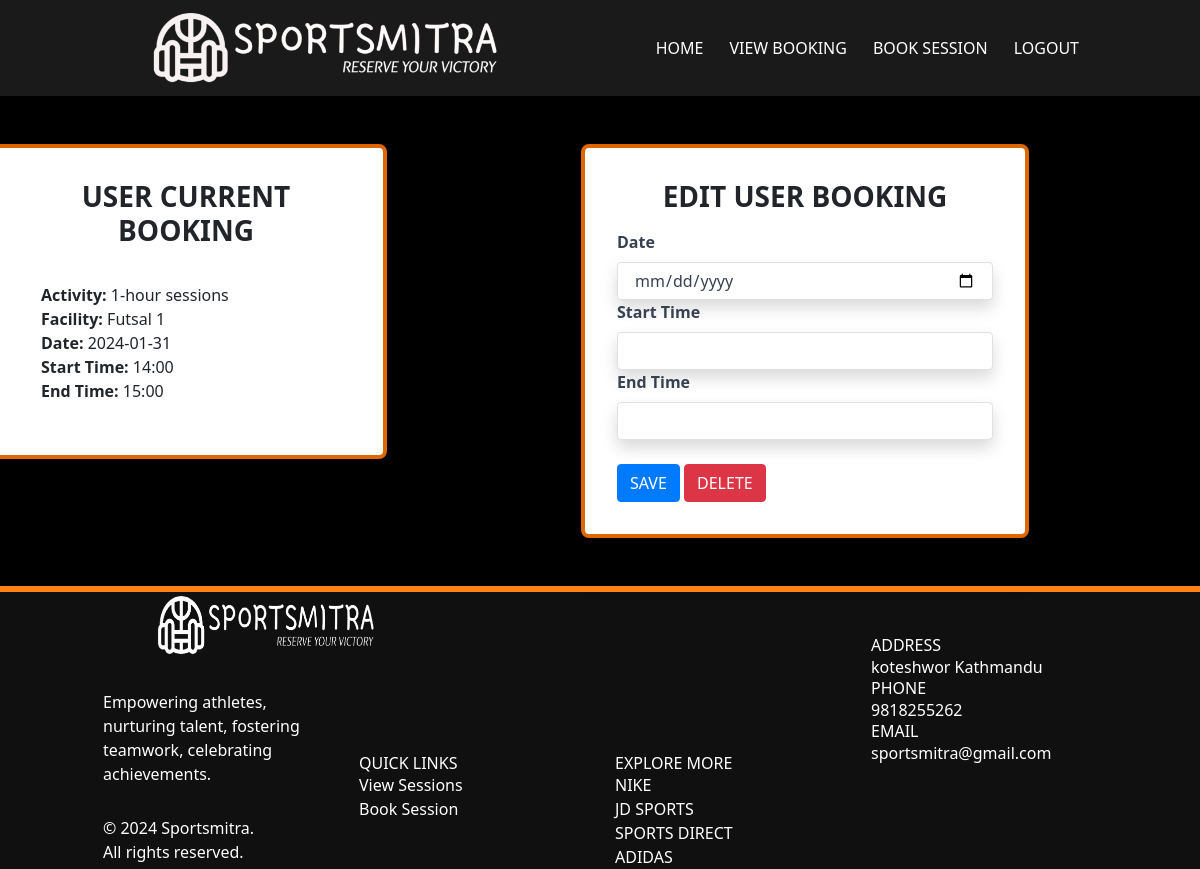
The page /edit_booking/1 (signed in) on the database its author committed.
### app/models.py (models this page shows, shortened)
class Activity(db.Model):
    id = db.Column(db.Integer, primary_key=True)
    facility_id = db.Column(db.Integer, db.ForeignKey('facility.id'))
    Activity_Name = db.Column(db.String(500), index=True)
    Amount = db.Column(db.Integer, index=True)
    facility = db.relationship(
        "Facility", backref=db.backref("activities", lazy="dynamic"))

class Facility(db.Model):
    id = db.Column(db.Integer, primary_key=True)
    Name = db.Column(db.String(500), index=True)
    Capacity = db.Column(db.Integer, index=True)
    Start_Facility = db.Column(db.String(500), index=True)
    End_Facility = db.Column(db.String(500), index=True)

class Sessions(db.Model):
    __tablename__ = "Sessions"
    id = db.Column(db.Integer, primary_key=True)
    Date = db.Column(db.Date, index=True)
    Start_time = db.Column(db.Time, index=True)
    End_time = db.Column(db.Time, index=True)
    Remaining_Cap = db.Column(db.Integer, index=True)
    facility_id = db.Column(db.Integer, db.ForeignKey("facility.id"))
    facility = db.relationship(
        "Facility", backref=db.backref("sessions", lazy="dynamic"))
    activities = db.relationship(
        "Activity", secondary=session_activity_association, backref=db.backref("sessions", lazy="dynamic"))

### app/views.py (the view, shortened to what this page needs)
@app.route('/edit_booking/<int:booking_id>', methods=['GET', 'POST'])
@require_role(role="Employee")
@login_required
def edit_booking(booking_id):
    booking = Booking.query.get(booking_id)
    print(booking)  # Get the booking by its ID
    if not booking:
        flash('Booking not found', 'danger')
        return redirect(url_for('look_bookings'))
    if booking.Status != "Booked":
        flash('Booking cannot be edited because it has already occurred', 'danger')
        return redirect(url_for('look_bookings'))
    form = EditBookingForm(obj=booking)
    return render_template('edit_booking.html', form=form, booking_id=booking_id, booking=booking)

### app/forms.py
class EditBookingForm(FlaskForm):
    date = DateField('Date', validators=[DataRequired(
    )], format='%Y-%m-%d', render_kw={"min": date.today().isoformat(), "id": "date"})
    start_time = TimeField('Start Time', validators=[DataRequired()])
    end_time = TimeField('End Time', validators=[DataRequired()])
    save = SubmitField('Save')
    cancel = SubmitField('Cancel')

### app/models.py (called while the page is built)
    def has_role(self, role_name):
        my_role = Role.query.filter_by(name=role_name).first()
        if my_role in self.roles:
            return True
        else:
            return False

### app/views.py (called while the page is built)
def require_role(role):
    def decorator(func):
        @wraps(func)
        def wrapped_function(*args, **kwargs):
            if not current_user.has_role(role):
                return redirect("/")
            else:
                return func(*args, **kwargs)
        return wrapped_function
    return decorator

@login_manager.user_loader
def load_user(id):
    return UserAccount.query.get(int(id))

### app/templates/edit_booking.html (shortened to what this page needs)
<!doctype html>
<html lang="en">
<head>
  <link href="../static/css/animate.css" rel="stylesheet">
  <link rel="stylesheet" href="../static/css/bootstrap.min.css" type="text/css">
  <link rel="stylesheet" type="text/css" href="../static/css/style.css">
  <link rel="stylesheet" href="https://cdn.jsdelivr.net/npm/tailwindcss@latest/dist/tailwind.min.css">
</head>
<body>
<nav class="navbar navbar-expand-md navbar-dark">
    <div class="container">
        <a class="navbar-brand mr-auto" href="/"><img src="../static/images/nb.png" alt="Sportsmitra" class = "logo"/></a>
        <div class="collapse navbar-collapse" id="collapsibleNavbar">
        <ul class="navbar-nav ml-auto">
            <li class="nav-item"> <a class="nav-link" href="/emp_homepage">Home</a> </li>
            <li class="nav-item"> <a class="nav-link" href="/lookup_bookings">View Booking</a> </li>
            <li class="nav-item"> <a class="nav-link" href="/create_bookings">Book Session</a> </li>
            <li class="nav-item">
              <a class="nav-link" href="#" id="logout">Logout</a>
            </li>
        </ul>
        </div>
    </div>
</nav>
<body>
    <br>
    <br>
    <div class="row">
        <div class="col-md-4 my-col">
            <div class="bg-white p-8 rounded-lg shadow-lg" style="border: 4px solid #df6700;">
              <h1 class="h3 mb-3" style="text-align: center; font-weight: bold;">USER CURRENT BOOKING</h1>
                    <div class="card-body">
                      {% if booking %}
                <p><strong>Activity:</strong> {{ booking.activity.Activity_Name }}</p>
                <p><strong>Facility:</strong> {{ booking.session.facility.Name }}</p>
                <p><strong>Date:</strong> {{ booking.session.Date.strftime('%Y-%m-%d') }}</p>
                <p><strong>Start Time:</strong> {{ booking.session.Start_time.strftime('%H:%M') }}
                <p><strong>End Time:</strong> {{ booking.session.End_time.strftime('%H:%M') }}</p>
                      {% endif %}
                </div>
            </div>
        </div>
        <div class="col-md-8">
            <div class="w-full flex items-center justify-center px-4">
                <div class="max-w-md w-full">
                  <div class="bg-white p-8 rounded-lg shadow-lg" style="border: 4px solid #df6700;">
                    <form class="venue" method="POST" name="signin">
                      <h1 class="h3 mb-3" style="text-align: center; font-weight: bold;">EDIT USER BOOKING</h1>
                        <label class="block text-gray-700 font-bold mb-2">Date</label>
                        {{ form.date(class_="form-control shadow appearance-none border rounded w-full py-2 px-3 text-gray-700 leading-tight focus:outline-none focus:shadow-outline", placeholder="YYYY-MM-DD") }}
                        <label class="block text-gray-700 font-bold mb-2" >Start Time</label>
                        {{ form.start_time(class_="form-control shadow appearance-none border rounded w-full py-2 px-3 text-gray-700 leading-tight focus:outline-none focus:shadow-outline") }}
                        <label class="block text-gray-700 font-bold mb-2">End Time</label>
                        {{ form.end_time(class_="form-control shadow appearance-none border rounded w-full py-2 px-3 text-gray-700 leading-tight focus:outline-none focus:shadow-outline") }}
                        <br>
                        <button type="submit" name="save" value="save" class="btn btn-primary">SAVE</button>
                        <button type="submit" name="cancel" value="cancel" class="btn btn-danger">DELETE</button>
                    </form>
                </div>
            </div>
        </div>
        </div>
    </div>
    <br>
  <br>
  <footer class="container-fluid">
    <div class="container">
      <div class="row">
        <div class="col-md-3 footer1 d-flex wow bounceInLeft" data-wow-delay=".25s">
          <div class="d-flex flex-wrap align-content-center"> <a href="#"><img src="../static/images/fnb.png" alt="logo" class = "logo"></a>
            <p>Empowering athletes, nurturing talent, fostering
              teamwork, celebrating <br>
              achievements.</p>
              <p>&copy; 2024 Sportsmitra. <br>All rights reserved.<br> </p>
          </div>
        </div>
        <div class="col-md-3 footer2 wow bounceInUp" data-wow-delay=".25s" id="contact">
          <br>
          <br>
          <br>
          <br>
          <br>
          <br>
          <br>
          <h5>QUICK LINKS</h5>
          <a href = "/lookup_bookings"> View Sessions</a><br>
          <a href = "/create_bookings">Book Session</a><br>
        </div>
        <div class="col-md-3 footer2 wow bounceInUp" data-wow-delay=".25s" id="contact">
          <br>
          <br>
          <br>
          <br>
          <br>
          <br>
          <br>
          <h5>EXPLORE MORE</h5>
          <a href="https://www.nike.com">
            NIKE
          </a><br>
          <a href="https://www.jdsports.com">
            JD SPORTS
          </a><br>
          <a href = "https://www.sportsdirect.com">
            SPORTS DIRECT
          </a><br>
          <a href = "https://www.adidas.co.uk">
            ADIDAS
          </a><br>
        </div>
        <div class="col-md-3 footer3 wow bounceInRight" data-wow-delay=".25s">
          <h5>ADDRESS</h5>
          <p>koteshwor Kathmandu</p>
          <h5>PHONE</h5>
          <p>9818255262</p>
          <h5>EMAIL</h5>
          <p>sportsmitra@gmail.com</p>
        </div>
      </div>
    </div>
  </footer>
    </body>
</html>

### app/static/css/style.css (style rules this page uses)
body { font-family: "Lato", sans-serif; overflow: hidden; overflow-y: scroll; background-color: #000; }
body nav { background: rgba(255, 255, 255, 0.1); }
body nav .navbar-nav a { font-size: 16px; text-transform: uppercase; color: #fff !important; transition: all 0.3s; -webkit-transition: all 0.3s; -ms-transition: all 0.3s; -o-transition: all 0.3s; }
a, a:hover { color: #ff8013; }
footer { background: #101011; color: #fff; }
footer .footer1 p { margin-top: 30px; }
footer .footer3 { padding-top: 50px; }
footer::before { content: ""; position: absolute; border: 3px solid #ff8013; width: 100%; left: 0; }
.logo { height: 70px; width: auto; margin-left: 50px; margin-right: 50px; }
.my-col { padding-left: 0rem !important; padding-right: 0.5rem !important; }
.nav-item { flex: 0 0 auto; margin-right: 10px; }

### rows shown on the page
Activity: activity.Activity_Name "1-hour sessions"
Facility: session.facility.Name "Futsal 1"

### other values the page prints
{{ booking.session.Date.strftime('%Y-%m-%d') }} "2024-01-31"
{{ booking.session.Start_time.strftime('%H:%M') }} "14:00"
{{ booking.session.End_time.strftime('%H:%M') }} "15:00"
